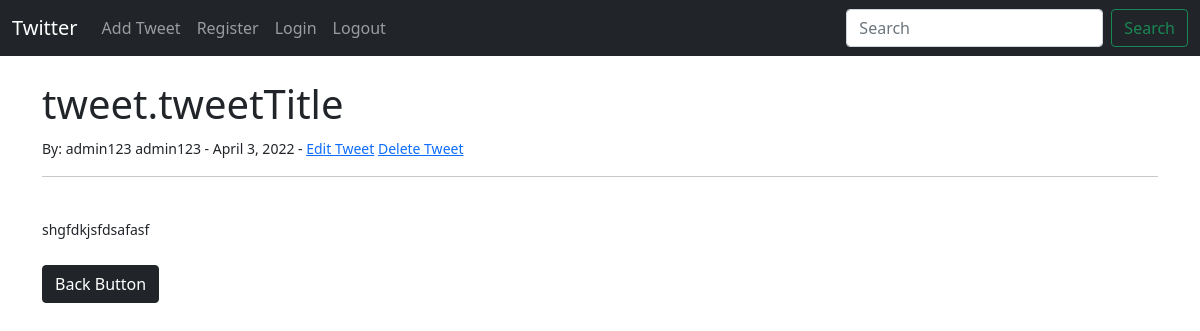
Page /tweet/25 on the committed database.
### tweets/models.py (models this page shows, shortened)
class Tweet(models.Model):
    tweetTitle = models.CharField(max_length=255, null=True, blank=True)
    tweetTitleTag = models.CharField(max_length=255, null=True, blank=True)
    tweetAuthor = models.ForeignKey(User, on_delete=models.CASCADE,  null=True, blank=True)  #if we want to delate User we CASCADE and delate all posts
    tweetText = models.TextField(null=True, blank=True)
    tweetDate = models.DateField(auto_now_add = True)

### tweets/views.py (the view)
# urls.py: path('tweet/<int:pk>', PostDetailView.as_view(), name='PostDetails'),
class PostDetailView(DetailView):
    model = Tweet
    template_name = 'postDetails.html'

### tweets/templates/postDetails.html (shortened to what this page needs)
{% extends 'main.html' %}
{% block content %}
<h1>tweet.tweetTitle</h1>
<small>
    By:
    {{tweet.tweetAuthor.first_name}}
    {{tweet.tweetAuthor.last_name}} -
    {{tweet.tweetDate}} -
    <a href="{% url 'update_tweet' tweet.pk %}">Edit Tweet</a>
    <a href="{% url 'delete_tweet' tweet.pk %}">Delete Tweet</a>
    <hr>
    <br/>
    {{tweet.tweetText}}
</small>
<br/>
<br/>
<a href="{% url 'HomePage'%}" class="btn btn-dark">Back Button</a>
{% endblock %}

### rows in the picture
Tweet: tweetAuthor.first_name "admin123", tweetAuthor.last_name "admin123", tweetDate "April 3, 2022", tweetText "shgfdkjsfdsafasf"
